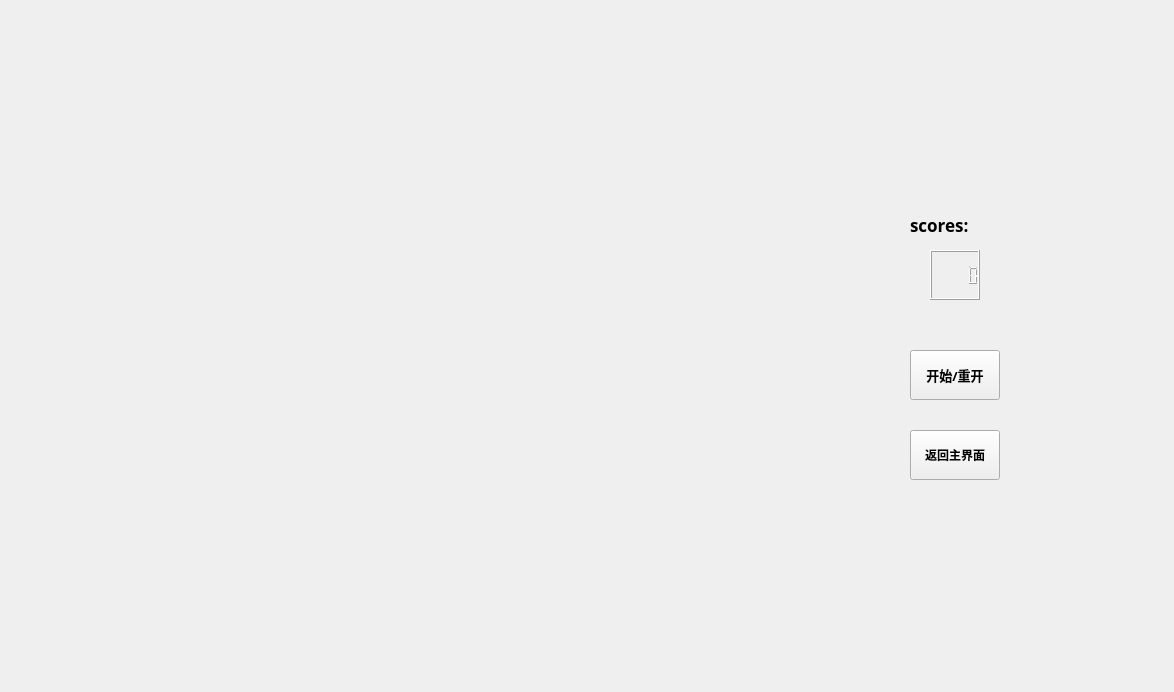
<?xml version="1.0" encoding="UTF-8"?>
<ui version="4.0">
 <class>EasyMode</class>
 <widget class="QWidget" name="EasyMode">
  <property name="geometry">
   <rect>
    <x>0</x>
    <y>0</y>
    <width>1174</width>
    <height>692</height>
   </rect>
  </property>
  <property name="windowTitle">
   <string>Form</string>
  </property>
  <widget class="QLabel" name="label_2">
   <property name="geometry">
    <rect>
     <x>160</x>
     <y>190</y>
     <width>731</width>
     <height>181</height>
    </rect>
   </property>
   <property name="font">
    <font>
     <family>华文行楷</family>
     <pointsize>70</pointsize>
     <weight>75</weight>
     <bold>true</bold>
    </font>
   </property>
   <property name="styleSheet">
    <string notr="true"/>
   </property>
   <property name="text">
    <string/>
   </property>
  </widget>
  <widget class="QPushButton" name="pushButton_2">
   <property name="geometry">
    <rect>
     <x>910</x>
     <y>350</y>
     <width>90</width>
     <height>50</height>
    </rect>
   </property>
   <property name="font">
    <font>
     <family>华文彩云</family>
     <pointsize>10</pointsize>
     <weight>75</weight>
     <bold>true</bold>
    </font>
   </property>
   <property name="text">
    <string>开始/重开</string>
   </property>
  </widget>
  <widget class="QLabel" name="label">
   <property name="geometry">
    <rect>
     <x>910</x>
     <y>200</y>
     <width>90</width>
     <height>50</height>
    </rect>
   </property>
   <property name="font">
    <font>
     <family>Broadway</family>
     <pointsize>13</pointsize>
     <weight>75</weight>
     <bold>true</bold>
    </font>
   </property>
   <property name="text">
    <string>scores:</string>
   </property>
  </widget>
  <widget class="QLCDNumber" name="lcdNumber">
   <property name="geometry">
    <rect>
     <x>930</x>
     <y>250</y>
     <width>50</width>
     <height>50</height>
    </rect>
   </property>
   <property name="font">
    <font>
     <pointsize>12</pointsize>
     <weight>75</weight>
     <bold>true</bold>
    </font>
   </property>
  </widget>
  <widget class="QPushButton" name="pushButton">
   <property name="geometry">
    <rect>
     <x>910</x>
     <y>430</y>
     <width>90</width>
     <height>50</height>
    </rect>
   </property>
   <property name="font">
    <font>
     <family>华文彩云</family>
     <pointsize>9</pointsize>
     <weight>75</weight>
     <bold>true</bold>
    </font>
   </property>
   <property name="focusPolicy">
    <enum>Qt::ClickFocus</enum>
   </property>
   <property name="text">
    <string>返回主界面</string>
   </property>
  </widget>
 </widget>
 <resources/>
 <connections/>
</ui>
